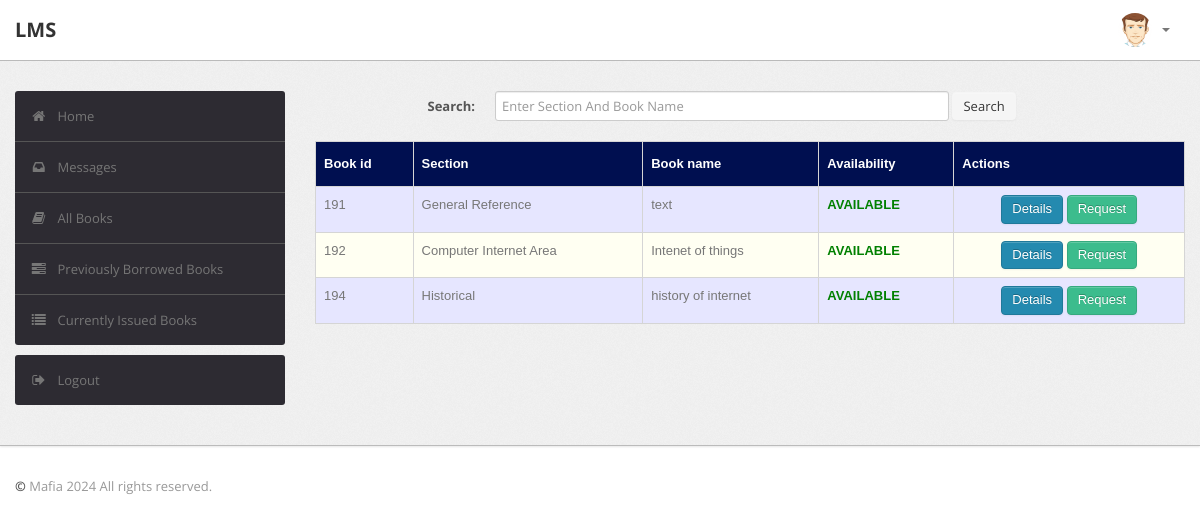
The app's page /student/book.php (signed in) with its own data.
### tables this page shows
CREATE TABLE `book` (
  `BookId` int(10) NOT NULL,
  `Section` varchar(255) NOT NULL,
  `Subject` varchar(50) DEFAULT NULL,
  `Textbook` varchar(255) NOT NULL,
  `Volume` varchar(255) DEFAULT NULL,
  `Year` varchar(50) DEFAULT NULL,
  `Availability` int(10) DEFAULT NULL,
  `Author` varchar(255) NOT NULL,
  `ISBN` varchar(255) NOT NULL,
  `Status` varchar(255) DEFAULT NULL
);

### student/book.php (the view, shortened to what this page needs)
<?php
require('dbconn.php');
?>
<?php
if ($_SESSION['RollNo']) {
    ?>
<!DOCTYPE html>
<html lang="en">
    <head>
        <link type="text/css" href="bootstrap/css/bootstrap.min.css" rel="stylesheet">
        <link type="text/css" href="bootstrap/css/bootstrap-responsive.min.css" rel="stylesheet">
        <link type="text/css" href="css/theme.css" rel="stylesheet">
        <link type="text/css" href="images/icons/css/font-awesome.css" rel="stylesheet">
    </head>
    <body>
        <div class="navbar navbar-fixed-top">
            <div class="navbar-inner">
                <div class="container">
                        <a class="brand" href="index.php">LMS </a>
                    <div class="nav-collapse collapse navbar-inverse-collapse">
                        <ul class="nav pull-right">
                            <li class="nav-user dropdown"><a href="#" class="dropdown-toggle" data-toggle="dropdown">
                                <img src="images/user.png" class="nav-avatar" />
                                <b class="caret"></b></a>
                            </li>
                        </ul>
                    </div>
                </div>
            </div>
        </div>
        <div class="wrapper">
            <div class="container">
                <div class="row">
                    <div class="span3">
                        <div class="sidebar">
                            <ul class="widget widget-menu unstyled">
                                <li class="active"><a href="index.php"><i class="menu-icon icon-home"></i>Home
                                </a></li>
                                 <li><a href="message.php"><i class="menu-icon icon-inbox"></i>Messages</a>
                                </li>
                                <li><a href="book.php"><i class="menu-icon icon-book"></i>All Books </a></li>
                                <li><a href="history.php"><i class="menu-icon icon-tasks"></i>Previously Borrowed Books </a></li>
                                <li><a href="current.php"><i class="menu-icon icon-list"></i>Currently Issued Books </a></li>
                            </ul>
                            <ul class="widget widget-menu unstyled">
                                <li><a href="logout.php"><i class="menu-icon icon-signout"></i>Logout </a></li>
                            </ul>
                        </div>
                    </div>
                    <div class="span9">
                        <form class="form-horizontal row-fluid" action="book.php" method="post">
                                        <div class="control-group">
                                            <label class="control-label" for="Search"><b>Search:</b></label>
                                            <div class="controls">
                                                <input type="text" id="Textbook" name="Textbook" placeholder="Enter Section And Book Name" class="span8" required>
                                                <button type="submit" name="submit"class="btn">Search</button>
                                            </div>
                                        </div>
                                    </form>
                                    <br>
                                     <?php
                                    if(isset($_POST['submit']))
                                        {$s=$_POST['Textbook'];
                                            $sql="select * from LMS.book where Section like '%$s%' OR Textbook like '%$s%'";
                                        }
                                    else
                                        $sql="select * from LMS.book";
                                    $result=$conn->query($sql);
                                    $rowcount = mysqli_num_rows($result);
                                    if(!($rowcount))
                                        echo "<br><center><h2><b><i>No Results</i></b></h2></center>";
                                    else
                                    {
                                    ?>
                        <table class="table" id = "tables">
                                  <thead>
                                    <tr>
                                      <th>Book id</th>
                                       <th>Section</th>
                                      <th>Book name</th>
                                      <th>Availability</th>
                                      <th>Actions</th>
                                    </tr>
                                  </thead>
                                  <tbody>
                                    <?php
                            while($row=$result->fetch_assoc())
                            {
                               $bookid=$row['BookId'];
                                $section = $row['Section'];
                                $name=$row['Textbook'];
                                $avail=$row['Availability'];
                            ?>
                                    <tr>
                                      <td><?php echo $bookid ?></td>
                                       <td><?php echo $section ?></td>
                                      <td><?php echo $name ?></td>
                                      <td><b><?php
                                           if($avail > 0)
                                              echo "<font color=\"green\">AVAILABLE</font>";
                                            else
                                            	echo "<font color=\"red\">NOT AVAILABLE</font>";
                                                 ?>
                                                 </b></td>
                                      <td><center><a href="bookdetails.php?id=<?php echo $bookid; ?>" class="btn btn-primary">Details</a>
                                      	<?php
                                      	if($avail > 0)
                                      		echo "<a href=\"issue_request.php?id=".$bookid."\" class=\"btn btn-success\">Request</a>";
                                        ?>
                                        </center></td>
                                    </tr>
                               <?php }} ?>
                               </tbody>
                                </table>
                            </div>
                </div>
                </div>
            </div>
<div class="footer">
            <div class="container">
                <b class="copyright">&copy;    </b> Mafia 2024 All rights reserved.
            </div>
        </div>
    </body>
</html>
<?php }
else {
    echo "<script type='text/javascript'>alert('Access Denied!!!')</script>";
} ?>

### student/css/theme.css (style rules this page uses)
#tables { font-family: "Trebuchet MS", Arial, Helvetica, sans-serif; border-collapse: collapse; width: 100%; }
#tables td, #tables th { border: 1px solid #ddd; padding: 8px; }
#tables tr:nth-child(even) { background-color: #fffff2; }
#tables tr:nth-child(odd) { background-color: #e6e6ff; }
#tables th { padding-top: 12px; padding-bottom: 12px; text-align: left; background-color: #000F50; color: white; }
body { font-size: 13px; font-family: 'Open Sans', Arial, sans-serif; background: #fff; color: #777 }
strong, b { color: #555 }
.wrapper { background: url(../images/bg.png) #eee; border-bottom: 1px solid #bbb; -webkit-box-shadow: 0 1px 2px rgba(0,0,0,0.1); -moz-box-shadow: 0 1px 2px rgba(0,0,0,0.1); box-shadow: 0 1px 2px rgba(0,0,0,0.1); padding: 30px 0 }
.footer { color: #999; padding: 30px 0 60px }
form { margin: 0 }
select, textarea, input[type="text"], input[type="password"], input[type="datetime"], input[type="datetime-local"], input[type="date"], input[type="month"], input[type="time"], input[type="week"], input[type="number"], input[type="email"], input[type="url"], input[type="search"], input[type="tel"], input[type="color"], .uneditable-input, label, input, button, select, textarea { -webkit-border-radius: 3px; -moz-border-radius: 3px; border-radius: 3px; font-size: 13px; font-family: 'Open Sans', Tahoma, Arial, sans-serif }
body [class^="icon-"], body [class*=" icon-"] { font-size: 14px; line-height: 20px; height: 20px }
.form-horizontal .control-group, .form-vertical .control-group { margin-bottom: 0 }
.navbar { position: static!important; margin: 0!important }
.navbar .navbar-inner { background: #fff; border-bottom: 1px solid #bbb; -webkit-box-shadow: 0 1px 2px rgba(0,0,0,0.15); -moz-box-shadow: 0 1px 2px rgba(0,0,0,0.15); box-shadow: 0 1px 2px rgba(0,0,0,0.15) }
.navbar .brand { color: #333; font-weight: bold; font-size: 20px; margin-right: 20px; padding: 20px }
.navbar .nav>li>a { padding: 20px 15px; font-weight: bold; color: #777 }
.nav-user>a { height: 20px }
.nav-avatar { width: 34px; height: 34px; margin: -7px 5px 0 0; -webkit-border-radius: 50%; -moz-border-radius: 50%; border-radius: 50% }
.btn, .btn-box { -webkit-border-radius: 3px; -moz-border-radius: 3px; border-radius: 3px }
.btn { font-size: 13px; font-weight: 600 }
.btn { display: inline-block; margin-bottom: 0; font-weight: 400; text-align: center; vertical-align: middle; cursor: pointer; background-image: none; border: 1px solid transparent; white-space: nowrap; padding: 4px 10px; font-size: 13px; line-height: 1.42857; border-radius: 4px; -webkit-user-select: none; -moz-user-select: none; -ms-user-select: none; user-select: none }
.btn-primary { color: #fff; background-color: #248aaf; border-color: #20799a }
.btn-success { color: #fff; background-color: #3cbc8d; border-color: #36a97f }
.table { margin-bottom: 0 }
.table th, .table td { border-color: #d5d5d5!important }
.widget-menu { background: #fff; -webkit-border-radius: 3px; -moz-border-radius: 3px; border-radius: 3px; overflow: hidden }
.widget-menu a { color: #555; display: block; line-height: 20px; padding: 15px; text-decoration: none!important }
.widget-menu .menu-icon { margin-right: 10px; color: #767676; -webkit-transition: all .2s ease-in-out; -moz-transition: all .2s ease-in-out; transition: all .2s ease-in-out; }
.widget-menu>li+li { border-top: 1px solid #555 }
.widget-menu>li>a { background-color: #2d2b32; color: #767676; -webkit-transition: all .2s ease-in-out; -moz-transition: all .2s ease-in-out; transition: all .2s ease-in-out; }

### records on screen
book: BookId "191", Section "General Reference", Textbook "text", Availability "AVAILABLE"
book: BookId "192", Section "Computer Internet Area", Textbook "Intenet of things", Availability "AVAILABLE"
book: BookId "194", Section "Historical", Textbook "history of internet", Availability "AVAILABLE"
